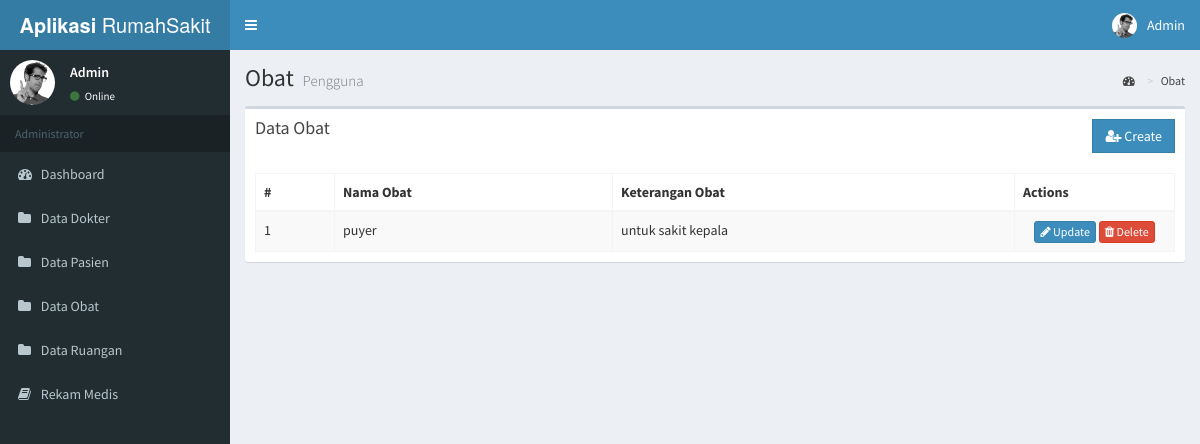
Page /index.php/obat on the committed database.
### tables this page shows
CREATE TABLE `tb_user` (
  `user_id` int(11) NOT NULL,
  `username` varchar(40) NOT NULL,
  `password` varchar(40) NOT NULL,
  `name` varchar(100) NOT NULL,
  `address` varchar(200) DEFAULT NULL,
  `level` int(1) NOT NULL COMMENT '1:admin, 2:user'
);

CREATE TABLE `tb_obat` (
  `id_obat` int(11) NOT NULL,
  `nama_obat` varchar(50) NOT NULL,
  `keterangan_obat` varchar(50) NOT NULL
);

### application/libraries/Template.php (called while the page is built)
<?php
Class Template {
    var $template_data = array();
    function set($name, $value)
    {
        $this->template_data[$name] = $value;
    }
    function load($template = '', $view = '', $view_data = array(), $return =FALSE)
    {
        $this->CI =& get_instance();
        $this->set('contents', $this->CI->load->view($view, $view_data, TRUE));
        return $this->CI->load->view($template, $this->template_data, $return);
    }
}

### application/controllers/Obat.php (called while the page is built, shortened)
<?php
class Obat extends CI_Controller {
	public function index()
	{
		$data['obats'] = $this->obat_m->getDataObat();
		$this->template->load('template', 'obat/obat_data',$data);
	}
}

### index.php (called while the page is built, shortened)
<?php
require_once BASEPATH.'core/CodeIgniter.php';

### application/models/Obat_m.php (called while the page is built, shortened)
<?php
class Obat_m extends CI_Model {
   public $tb_obat ="tb_obat";
    public function getDataObat(){
        $query = $this->db->get($this->tb_obat);
        return $query->result_array();
    }
}

### application/libraries/Fungsi.php (called while the page is built, shortened)
<?php
class Fungsi
{
    protected $ci;
    function __construct(){
        $this->ci =& get_instance();
    }
    function user_login(){
        $user_id = $this->ci->session->userdata('userid');
        $user_data = $this->ci->user_m->get($user_id)->row();
        return $user_data;
    }
}

### application/models/User_m.php (called while the page is built, shortened)
<?php
class User_m extends CI_Model {
    public function get($id = null){
        $this->db->from('tb_user');
        $query = $this->db->get();
        return $query;
    }
}

### application/views/obat/obat_data.php (the view, shortened to what this page needs)
<section class="content-header">
	<h1>
		Obat
		<small>Pengguna</small>
	</h1>
	<ol class="breadcrumb">
		<li><a href="#"><i class="fa fa-dashboard"></i> </a></li>
		<li><a href="#">Obat</a></li>
	</ol>
</section>
<section class="content">
	<div class="box">
		<div class="box-header">
			<h3 class="box-title">Data Obat</h3>
			<div class="pull-right">
				<a href="<?=site_url('obat/add')?>" class="btn btn-primary btn-flat">
					<i class="fa fa-user-plus"></i> Create
				</a>
			</div>
		</div>
		<div class="box-body table-responsive">
			<table class="table table-bordered table-striped">
				<thead>
					<tr>
						<th>#</th>
						<th>Nama Obat</th>
						<th>Keterangan Obat</th>
						<th>Actions</th>
					</tr>
				</thead>
				<tbody>
			 	<?php $no=1;?>
					<?php foreach($obats as $obat): ?>
					<tr>
						<td><?php echo $no; ?></td>
						<td><?php echo $obat['nama_obat'] ?></td>
						<td><?php echo $obat['keterangan_obat'] ?></td>
						<td class="text-center" width="160px">
							<a href="<?=site_url('obat/update/'. $obat['id_obat'])?>" class="btn btn-primary btn-xs">
								<i class="fa fa-pencil"></i> Update
							</a>
							<div onclick="deleteObat(<?php echo $obat['id_obat'] ?>)" class="btn btn-danger btn-xs">
								<i class="fa fa-trash"></i> Delete
							</div>
						</td>
					</tr>
					<?php $no++;?>
					<?php endforeach; ?>
				</tbody>
			</table>
		</div>
	</div>
</section>

### application/views/template.php (shortened to what this page needs)
<!DOCTYPE html>
<html>
<head>
	<link rel="stylesheet" href="<?=base_url()?>assets/bower_components/bootstrap/dist/css/bootstrap.min.css">
	<link rel="stylesheet" href="<?=base_url()?>assets/bower_components/font-awesome/css/font-awesome.min.css">
	<link rel="stylesheet" href="<?=base_url()?>assets/bower_components/Ionicons/css/ionicons.min.css">
	<link rel="stylesheet" href="<?=base_url()?>assets/dist/css/AdminLTE.min.css">
	<link rel="stylesheet" href="<?=base_url()?>assets/dist/css/skins/_all-skins.min.css">
</head>
<body class="hold-transition skin-blue sidebar-mini">
	<div class="wrapper">
		<header class="main-header">
			<a href="<?=base_url()?>assets/index2.html" class="logo">
				<span class="logo-lg"><b>Aplikasi</b> RumahSakit</span>
			</a>
			<nav class="navbar navbar-static-top">
				<a href="#" class="sidebar-toggle" data-toggle="push-menu" role="button">
				</a>
				<div class="navbar-custom-menu">
					<ul class="nav navbar-nav">
						<li class="dropdown user user-menu">
							<a href="#" class="dropdown-toggle" data-toggle="dropdown">
								<img src="<?=base_url()?>assets/dist/img/user2-160x160.jpg" class="user-image" alt="User Image">
								<span class="hidden-xs"><?=ucfirst($this->fungsi->user_login()->username)?></span>
							</a>
						</li>
					</ul>
				</div>
			</nav>
		</header>
		<aside class="main-sidebar">
			<section class="sidebar">
				<div class="user-panel">
					<div class="pull-left image">
						<img src="<?=base_url()?>assets/dist/img/user2-160x160.jpg" class="img-circle" alt="User Image">
					</div>
					<div class="pull-left info">
						<p><?=ucfirst($this->fungsi->user_login()->username)?></p>
						<a href="#"><i class="fa fa-circle text-success"></i> Online</a>
					</div>
				</div>
				<ul class="sidebar-menu" data-widget="tree">
					<li class="header">Administrator</li>
					<li>
						<a href="<?=site_url('dashboard')?>">
							<i class="fa fa-dashboard"></i> <span>Dashboard</span>
						</a>
					</li>
					<li>
						<a href="<?=site_url('dokter')?>">
							<i class="fa fa-folder"></i> <span>Data Dokter</span>
						</a>
					</li>
          	<li>
						<a href="<?=site_url('pasien')?>">
							<i class="fa fa-folder"></i> <span>Data Pasien</span>
						</a>
					</li>
          	<li>
						<a href="<?=site_url('obat')?>">
							<i class="fa fa-folder"></i> <span>Data Obat</span>
						</a>
					</li>
          	<li>
						<a href="<?=site_url('ruangan')?>">
							<i class="fa fa-folder"></i> <span>Data Ruangan</span>
						</a>
					</li>
          	<li>
						<a href="<?=site_url('rekammedis')?>">
							<i class="fa fa-book"></i> <span>Rekam Medis</span>
						</a>
					</li>
				</ul>
			</section>
		</aside>
		<div class="content-wrapper">
			<?php echo $contents ?>
		</div>
	</div>
</body>
</html>

### rows in the picture
tb_user: username "Admin"
tb_obat: nama_obat "puyer", keterangan_obat "untuk sakit kepala"
